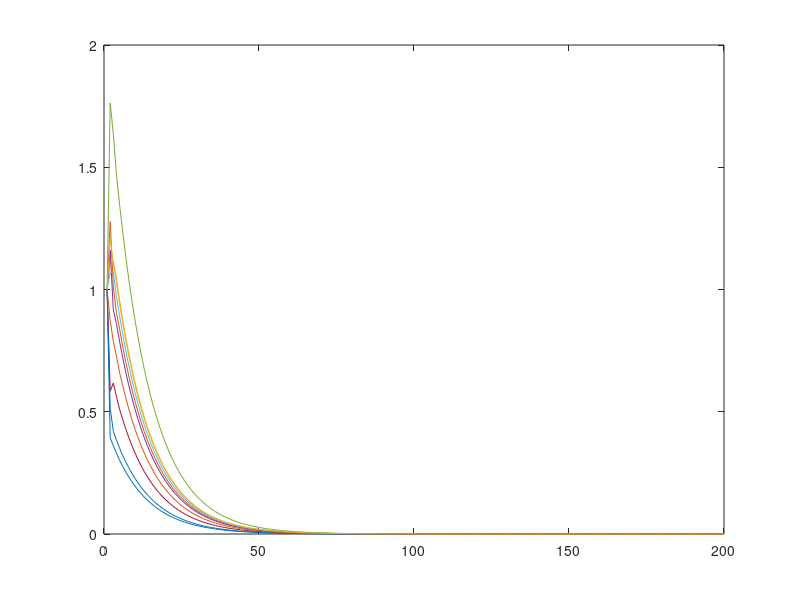

The MATLAB source for this figure:
clear;
%Octave code


%variables

number_of_resources=10;
number_of_iterations=200;
eficiency_coeficiant=1.2;
profit_coeficiant=1.1;

%test cases:
%1)eficiency_coeficiant>profit_coeficiant
%2)eficiency_coeficiant==profit_coeficiant
%3)eficiency_coeficiant<profit_coeficiant


%------------------------------------------------------------


consumption=rand(number_of_resources);


production=zeros(number_of_resources,1);
for i0=1:number_of_resources
consumption(i0,i0)=0;%production of resource does not requare that same resource
production(i0,1)=sum(consumption(:,i0))*eficiency_coeficiant;
end

x=zeros(number_of_resources,number_of_iterations);
x(:,1)=ones(number_of_resources,1);
for i0=2:number_of_iterations
  curentPrices=x(:,i0-1);
  newPrices=((consumption*curentPrices)./production)*profit_coeficiant;
  x(:,i0)=newPrices;
end


%because of rounding error replace:
%(Is 'a' exatly zero?) with (Is 'a' close to zero?)
%in other words, replace (a==0) with (abs(a)<0.000001)

close_to_zero=0.0000001;%use positive value that is very close to zero
determinant=det(diag(production/profit_coeficiant)-consumption);
if(determinant>close_to_zero)
disp("Do we have deflation in graph plot(x')")
end
if(abs(determinant)<close_to_zero)%is it close to zero, but not exatly zero (rounding error is the reason why it is not exatly zero)
disp("Do we have equilibrium in graph plot(x')?")
end
if(determinant<-close_to_zero)
disp("Do we have hyper-inflation in graph plot(x')?")
end

q=(x(:,2:number_of_iterations)./x(:,1:number_of_iterations-1))';%(curent price)/(previous price)

disp('ratio: profit_coeficiant/eficiency_coeficiant')
disp(profit_coeficiant/eficiency_coeficiant)
disp('ratio: (curent price)/(previous price)')
disp(q(rows(q),:)')%get last walues 


%plot((x./(ones(number_of_resources,1)*x(1,:)))');%divide all resource costs with curent cost of one of the resources
%plot(x')%prices for all resources
%plot(q(:,1));%graph curent price/previous price for 1. resource

plot(x');

